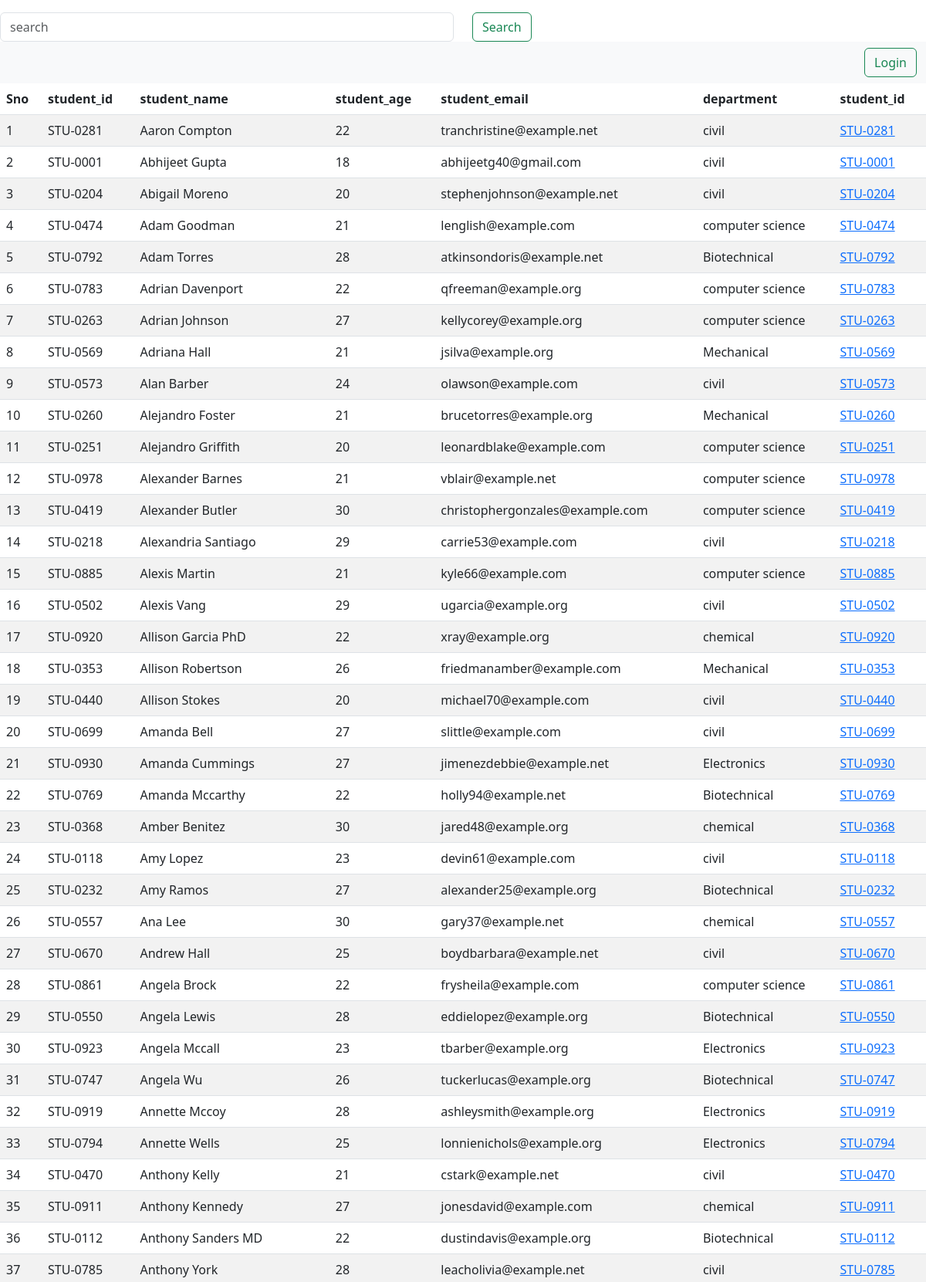
Screenshot of /vege/hello/ (upper part) with the database file from the repository.
### vege/models.py (models this page shows, shortened)
class Student(models.Model):
     department = models.ForeignKey(Department , related_name="depart" ,on_delete=models.CASCADE)
     student_id = models.OneToOneField(StudentID , related_name="depart" ,on_delete=models.CASCADE)
     student_name = models.CharField(max_length=100)
     student_email = models.EmailField(unique=True)
     student_age = models.IntegerField(default=18)
     student_address= models.TextField()
     class Meta:
            ordering = ['student_name']
            verbose_name ='student'

class StudentID(models.Model):
    student_id = models.CharField(max_length=100)
    def __str__(self):
       return self.student_id

class Department(models.Model):
    department = models.CharField(max_length=100)
    class Meta:
        ordering = ['department']

### vege/views.py (the view)
# urls.py: path('hello/',views.hello),
def hello(request):
    student_obj = Student.objects.all()
    return render(request, "hello.html",{'queryset':student_obj})

### vege/template/hello.html (shortened to what this page needs)
<!DOCTYPE html>
<html lang="en">
<head>
    <link href="https://cdn.jsdelivr.net/npm/bootstrap@5.3.0/dist/css/bootstrap.min.css" rel="stylesheet">
</head>
<body>
    <form>
        <div class ="row mt-3">
          <div class ="col-md-6 ">
            <input class = "form-control" name="search" placeholder ="search">
          </div>
          <div class = "col-md-6">
            <button class = "btn btn-outline-success">Search</button>
          </div>
        </div>
      </form>
          <nav class="navbar bg-body-tertiary">
              <div class="container-fluid">
                <form class="d-flex mb-18" role="search">
                  {% if request.user.is_authenticated %}
                  <a href ="/vege/logout/" class="btn btn-outline-success " type="submit">Logout</a>
                  {% else %}
                  <a href ="/login/" class="btn btn-outline-success" type="submit">Login</a>
                  {% endif %}
                </form>
              </div>
            </nav>
    <table class="table table-striped">
        <thead>
          <tr>
            <th scope="col">Sno</th>
            <th scope="col">student_id</th>
            <th scope="col">student_name</th>
            <th scope="col">student_age</th>
            <th scope="col">student_email</th>
            <th scope="col">department</th>
            <th>
            student_id
          </th>
          </tr>
        </thead>
        <tbody>
            {% for i in queryset %}
            <tr>
              <td>{{forloop.counter}}</td>
              <td>{{i.student_id}}</td>
              <td>{{i.student_name}}</td>
              <td>{{i.student_age}}</td>
              <td>{{i.student_email}}</td>
              <td>{{i.department.department}}</td>
              <td><a href ="{% url 'see_marks/i.student_id' %}">{{i.student_id}}</a></td>
            </tr>
            {% endfor %}
        </tbody>
      </table>
</body>
</html>

### rows the page displays
Student: student_id "STU-0281", student_name "Aaron Compton", student_age "22", student_email "tranchristine@example.net", department.department "civil"
Student: student_id "STU-0001", student_name "Abhijeet Gupta", student_age "18", student_email "abhijeetg40@gmail.com", department.department "civil"
Student: student_id "STU-0204", student_name "Abigail Moreno", student_age "20", student_email "stephenjohnson@example.net", department.department "civil"
Student: student_id "STU-0474", student_name "Adam Goodman", student_age "21", student_email "lenglish@example.com", department.department "computer science"
Student: student_id "STU-0792", student_name "Adam Torres", student_age "28", student_email "atkinsondoris@example.net", department.department "Biotechnical"
Student: student_id "STU-0783", student_name "Adrian Davenport", student_age "22", student_email "qfreeman@example.org", department.department "computer science"
Student: student_id "STU-0263", student_name "Adrian Johnson", student_age "27", student_email "kellycorey@example.org", department.department "computer science"
Student: student_id "STU-0569", student_name "Adriana Hall", student_age "21", student_email "jsilva@example.org", department.department "Mechanical"
Student: student_id "STU-0573", student_name "Alan Barber", student_age "24", student_email "olawson@example.com", department.department "civil"
Student: student_id "STU-0260", student_name "Alejandro Foster", student_age "21", student_email "brucetorres@example.org", department.department "Mechanical"
Student: student_id "STU-0251", student_name "Alejandro Griffith", student_age "20", student_email "leonardblake@example.com", department.department "computer science"
Student: student_id "STU-0978", student_name "Alexander Barnes", student_age "21", student_email "vblair@example.net", department.department "computer science"
Student: student_id "STU-0419", student_name "Alexander Butler", student_age "30", student_email "christophergonzales@example.com", department.department "computer science"
Student: student_id "STU-0218", student_name "Alexandria Santiago", student_age "29", student_email "carrie53@example.com", department.department "civil"
Student: student_id "STU-0885", student_name "Alexis Martin", student_age "21", student_email "kyle66@example.com", department.department "computer science"
Student: student_id "STU-0502", student_name "Alexis Vang", student_age "29", student_email "ugarcia@example.org", department.department "civil"
Student: student_id "STU-0920", student_name "Allison Garcia PhD", student_age "22", student_email "xray@example.org", department.department "chemical"
Student: student_id "STU-0353", student_name "Allison Robertson", student_age "26", student_email "friedmanamber@example.com", department.department "Mechanical"
Student: student_id "STU-0440", student_name "Allison Stokes", student_age "20", student_email "michael70@example.com", department.department "civil"
Student: student_id "STU-0699", student_name "Amanda Bell", student_age "27", student_email "slittle@example.com", department.department "civil"
Student: student_id "STU-0930", student_name "Amanda Cummings", student_age "27", student_email "jimenezdebbie@example.net", department.department "Electronics"
Student: student_id "STU-0769", student_name "Amanda Mccarthy", student_age "22", student_email "holly94@example.net", department.department "Biotechnical"
Student: student_id "STU-0368", student_name "Amber Benitez", student_age "30", student_email "jared48@example.org", department.department "chemical"
Student: student_id "STU-0118", student_name "Amy Lopez", student_age "23", student_email "devin61@example.com", department.department "civil"
Student: student_id "STU-0232", student_name "Amy Ramos", student_age "27", student_email "alexander25@example.org", department.department "Biotechnical"
Student: student_id "STU-0557", student_name "Ana Lee", student_age "30", student_email "gary37@example.net", department.department "chemical"
Student: student_id "STU-0670", student_name "Andrew Hall", student_age "25", student_email "boydbarbara@example.net", department.department "civil"
Student: student_id "STU-0861", student_name "Angela Brock", student_age "22", student_email "frysheila@example.com", department.department "computer science"
Student: student_id "STU-0550", student_name "Angela Lewis", student_age "28", student_email "eddielopez@example.org", department.department "Biotechnical"
Student: student_id "STU-0923", student_name "Angela Mccall", student_age "23", student_email "tbarber@example.org", department.department "Electronics"
Student: student_id "STU-0747", student_name "Angela Wu", student_age "26", student_email "tuckerlucas@example.org", department.department "Biotechnical"
Student: student_id "STU-0919", student_name "Annette Mccoy", student_age "28", student_email "ashleysmith@example.org", department.department "Electronics"
Student: student_id "STU-0794", student_name "Annette Wells", student_age "25", student_email "lonnienichols@example.org", department.department "Electronics"
Student: student_id "STU-0470", student_name "Anthony Kelly", student_age "21", student_email "cstark@example.net", department.department "civil"
Student: student_id "STU-0911", student_name "Anthony Kennedy", student_age "27", student_email "jonesdavid@example.com", department.department "chemical"
Student: student_id "STU-0112", student_name "Anthony Sanders MD", student_age "22", student_email "dustindavis@example.org", department.department "Biotechnical"
Student: student_id "STU-0785", student_name "Anthony York", student_age "28", student_email "leacholivia@example.net", department.department "civil"
